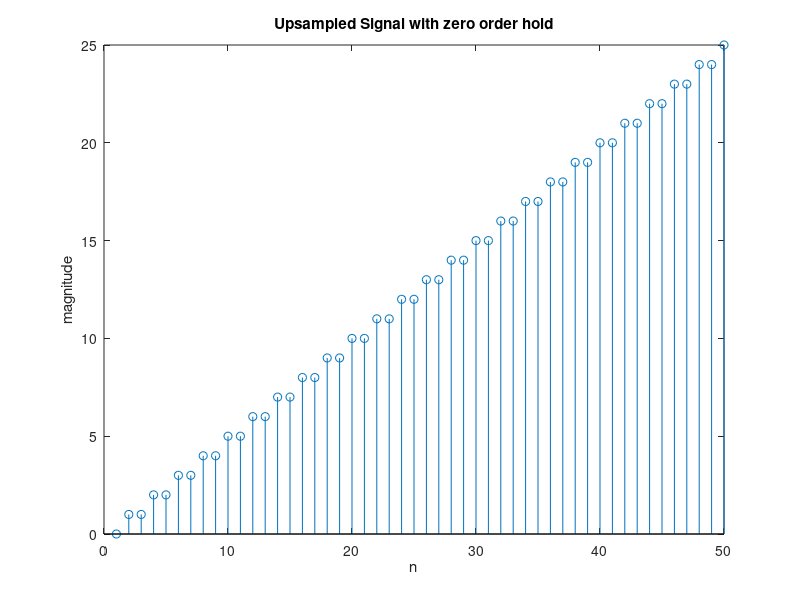

MATLAB code for this plot:
%upsampling

M = 2;
y = zeros(25,1);


for it = 1:25 * M
    if(mod(it,M) == 0)
    y(it,1) = it/M;
    end
    if(mod(it,M) ~= 0)
        if(it < M + 1)
            y(it,1) = y(1,1);
        else 
        y(it,1) = y(it-mod(it,M),1);
        end

    end

end

figure()
stem(y);
title("Upsampled Signal with zero order hold");
xlabel("n");
ylabel("magnitude");

